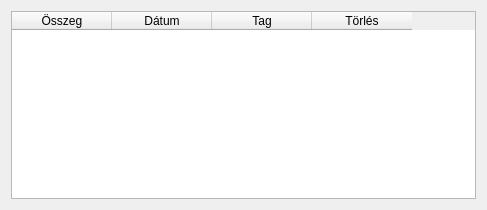
<?xml version="1.0" encoding="UTF-8"?>
<ui version="4.0">
 <class>TransactionDialog</class>
 <widget class="QDialog" name="TransactionDialog">
  <property name="geometry">
   <rect>
    <x>0</x>
    <y>0</y>
    <width>487</width>
    <height>210</height>
   </rect>
  </property>
  <property name="windowTitle">
   <string>Tranzakciók listája</string>
  </property>
  <layout class="QGridLayout" name="gridLayout">
   <item row="1" column="0">
    <widget class="QTableWidget" name="tableWidget">
     <property name="rowCount">
      <number>0</number>
     </property>
     <column>
      <property name="text">
       <string>Összeg</string>
      </property>
     </column>
     <column>
      <property name="text">
       <string>Dátum</string>
      </property>
     </column>
     <column>
      <property name="text">
       <string>Tag</string>
      </property>
     </column>
     <column>
      <property name="text">
       <string>Törlés</string>
      </property>
     </column>
    </widget>
   </item>
  </layout>
 </widget>
 <resources/>
 <connections/>
</ui>
